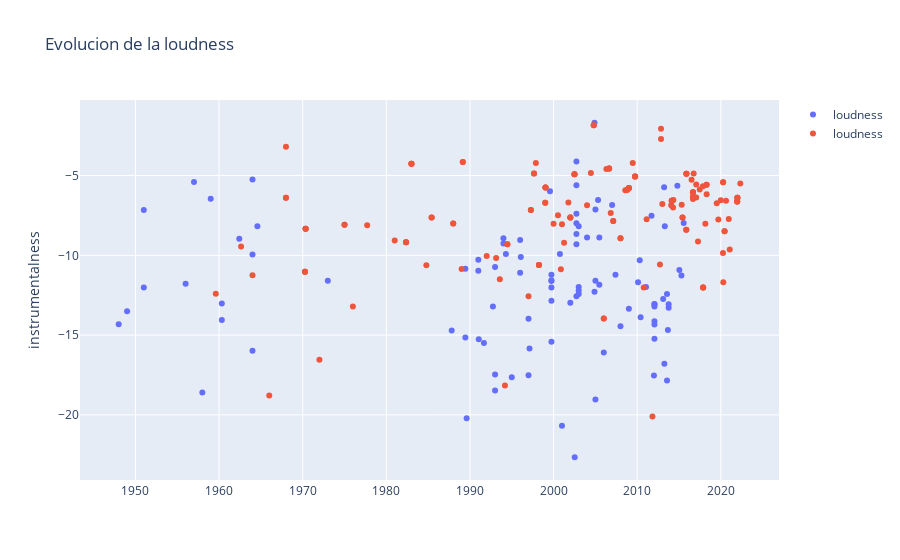

Notebook code for this chart:
### Code cell
trace1 = go.Scatter(x=dfAll["release_date"], y=dfAll["loudness"], name="loudness", mode="markers")
trace2 = go.Scatter(x=dfPersonal["release_date"], y=dfPersonal["loudness"], name="loudness", mode="markers")
# Creating trace1

data = [trace1,trace2]

layout = dict(title = 'Evolucion de la loudness',
             xaxis= dict(title= '',ticklen=.05, ticks="outside", tickson="boundaries"), 
           )

fig = go.Figure(data = data, layout=layout)

fig.update_yaxes(title_text="instrumentalness")

fig.show()

### Figure 1 — Plotly figure (JSON) as saved in the notebook; plotly's stock layout.template omitted (floating-point values rounded to 4 significant figures; data arrays with more than 128 entries replaced by an {"elided": "..."} marker saying what was removed)
{"data": [{"mode": "markers", "name": "loudness", "type": "scatter", "x": ["2008-01-01", "2013-10-04", "2005-06-21", "1951", "1991-01-20", "1996-01-01", "2013-10-04", "1999-09-28", "1949", "2003-01-01", "2002-07-11", "1991-01-01", "1991-09-03", "2003", "2009-01-01", "1951", "1987-10-26", "2003-01-01", "2015-07-22", "2013-07-24", "2013-07-24", "2005-01-01", "2010-02-05", "2005-04-26", "2007-05-26", "1995-01-01", "1960-05-01", "1999-09-28", "1999-09-28", "1958", "2012-01-23", "1999-09-28", "1989-08-08", "2013-03-19", "1994-01-01", "2005-06-21", "2012-01-23", "1948", "2010-04-20", "2010-05-28", "2005", "1989-06-13", "2004-01-01", "1960-05-01", "2001-01-01", "2012-01-23", "2013-03-31", "1964-01-01", "1996-01-01", "2002-09-24", "2002-09-24", "1997-01-01", "1991-01-01", "2011-01-19", "1957-01-01", "1992-09-29", "2002-09-24", "1964", "2012-01-23", "2007", "1964-01-01", "1973-01-01", "2012-01-23", "2015-01-14", "1993-01-01", "2013-04-19", "2006-01-01", "2002-09-24", "1999-09-28", "2015-04-16", "1964-08-01", "2002-09-24", "2014-10-20", "1999-07-27", "2013-02-06", "1999-09-28", "1994-04-19", "1997-01-01", "2012-01-01", "1956", "2004-11-23", "1994-01-01", "2002-01-01", "2000-10-03", "2004-11-23", "1996-01-30", "1993-01-01", "1959", "1993-01-01", "1989-06-13", "1997-02-14", "1962-06-01", "2013-09-01", "2003-01-01", "2012-01-23", "2002-09-24", "2011-09-16", "2002-09-24", "2005-01-01"], "y": [-14.45, -13.28, -8.89, -7.168, -15.26, -9.033, -13.06, -12.02, -13.51, -12.2, -22.66, -10.28, -15.5, -8.176, -13.35, -12.02, -14.71, -11.99, -7.981, -12.42, -17.84, -19.04, -11.69, -6.531, -11.21, -17.65, -14.05, -11.62, -11.56, -18.6, -15.22, -11.22, -20.22, -5.729, -9.26, -11.85, -13.05, -14.32, -10.31, -13.89, -11.59, -10.85, -8.887, -13.02, -20.68, -14.14, -16.79, -5.249, -11.1, -8.672, -7.998, -13.97, -10.97, -11.99, -5.408, -13.21, -4.123, -15.98, -13.06, -6.853, -9.957, -11.6, -13.2, -10.93, -10.73, -8.176, -16.1, -5.607, -12.86, -11.26, -8.172, -12.56, -5.648, -5.979, -12.74, -15.41, -9.912, -17.52, -17.53, -11.78, -12.29, -8.936, -12.98, -9.923, -1.692, -10.11, -18.48, -6.453, -17.48, -15.14, -15.85, -8.961, -14.68, -12.43, -14.34, -9.312, -7.519, -7.389, -7.13]}, {"mode": "markers", "name": "loudness", "type": "scatter", "x": {"elided": "150 str values"}, "y": {"elided": "150 float values"}}], "layout": {"title": {"text": "Evolucion de la loudness"}, "xaxis": {"ticklen": 0.05, "ticks": "outside", "tickson": "boundaries", "title": {"text": ""}}, "yaxis": {"title": {"text": "instrumentalness"}}}}
